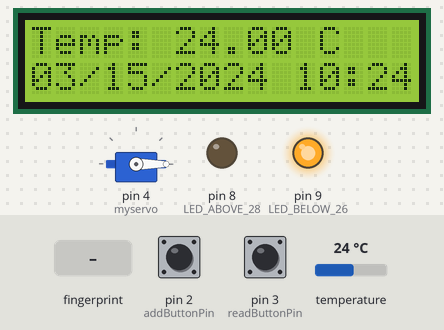
Simulated run of this sketch. Board: Arduino Uno, built with avr-gcc and run on an emulated ATmega328P. On the bench: 16×2 character LCD, servo, output pins drawn as LEDs (lit = HIGH). The test bench sets the inputs (shaded band); at power-on: pin 2 (addButtonPin) HIGH, pin 3 (readButtonPin) HIGH, temperature 24 °C. The local clock reads 2024-03-15 10:24:30 at power-on unless the sketch sets it; storage starts empty; what the sketch prints to the serial monitor is not drawn.

Above: at 3.0 s.
3.1 s: pin 2 (addButtonPin) pulled LOW for 2.2 s
At 7.8 s:
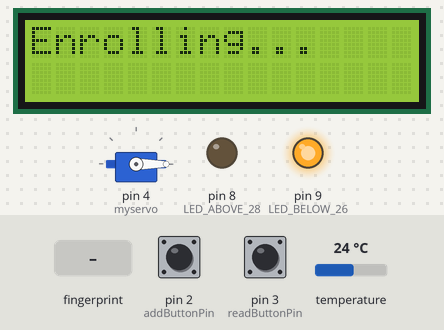
8.5 s: finger stored as number 1 placed on the sensor
At 9.2 s:
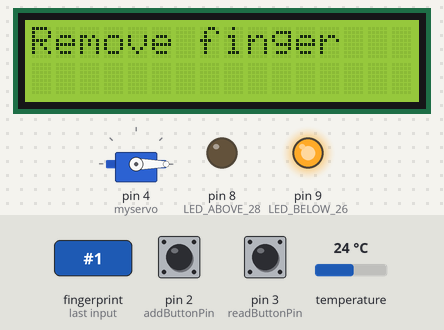
12.3 s: finger stored as number 1 placed on the sensor
At 14.6 s:
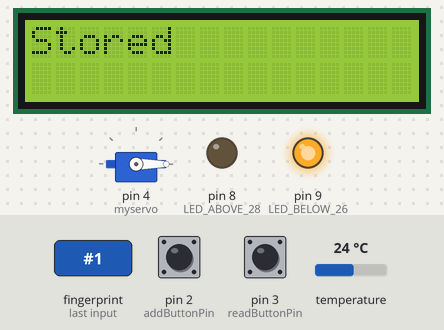
16.8 s: pin 3 (readButtonPin) pulled LOW for 2.2 s
At 21.0 s:
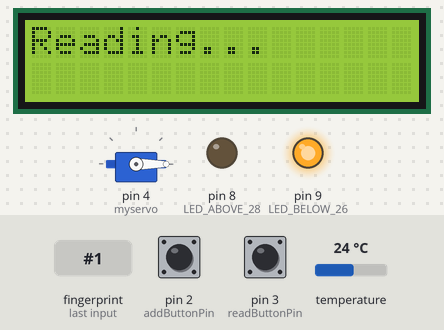
21.4 s: finger stored as number 1 placed on the sensor
At 23.8 s:
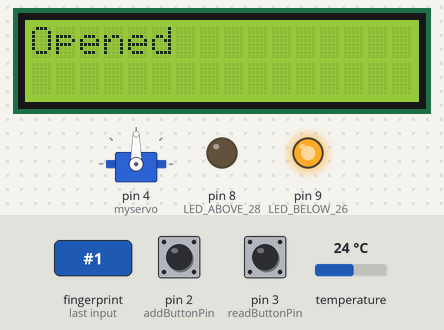
27.3 s: temperature set to 25.5 °C
At 28.6 s:
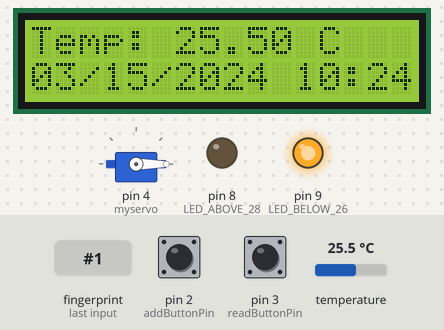
32.6 s: temperature set to 26.6 °C
Timing chart, 0 to 35.6 s (numbered marks = the images above; inputs shaded):
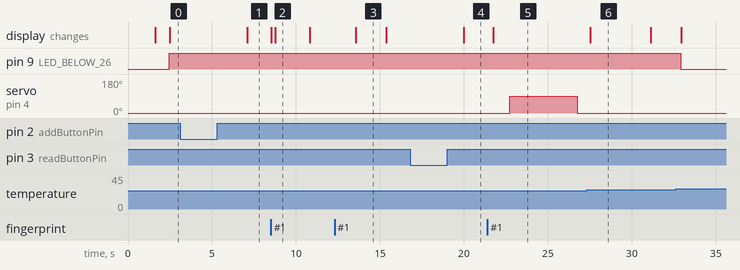

Measured:
- after the input at 3.1 s, the display: changes after 4.0 s (image 1)
- after the input at 8.5 s, the display: first changes at once (image 2 shows a later state)
- after the input at 12.3 s, the display: changes after 1.3 s (image 3)
- after the input at 16.8 s, the display: changes after 3.2 s (image 4)
- after the input at 21.4 s, servo on pin 4 (myservo): 0° → 90° after 1.3 s, → 0° 4.0 s later; the display: changes after 0.33 s (image 5)
- after the input at 32.6 s, pin 9 (LED_BELOW_26): HIGH → LOW after 0.31 s
- what the display in image 2 shows lasts 2.0 s, from 8.8 s to 10.8 s

The sketch:

fingerprint_scan.ino
```cpp
#include <Adafruit_Fingerprint.h>
#include <SoftwareSerial.h>
#include <Servo.h>
#include <LiquidCrystal_I2C.h>
#include <Wire.h>
#include <OneWire.h>
#include <DallasTemperature.h>
#include <RtcDS1302.h>
#include <SPI.h>
#include <SD.h>

// SD card adapter setup
File myFile; // declaration of file for logging to SD card
const int chipSelect = 53; // CS pin for SD card

// RTC setup
ThreeWire myWire(6,7,5); // IO, SCLK, CE
RtcDS1302<ThreeWire> Rtc(myWire);

// FingerPrint Sensor setup
SoftwareSerial mySerial(10, 11);  // RX, TX
Adafruit_Fingerprint finger = Adafruit_Fingerprint(&mySerial);
uint8_t id = 2; // Starting ID for enrolling fingerprints
Servo myservo; // servo declaration
// Button pin declarations
const int addButtonPin = 2;  // The pin number connected to the add button
const int readButtonPin = 3;  // The pin number connected to the read button

// LCD I2C address setup for a 16 chars and 2 line display
LiquidCrystal_I2C lcd(0x27, 16, 2);

// temperature sensor connection
#define ONE_WIRE_BUS 13

// LED pins connection
#define LED_ABOVE_28 8 // LED that turns on when temp is above 28°C
#define LED_BELOW_26 9 // LED that turns on when temp is below 26°C
// Setup a oneWire instance to communicate with any OneWire devices
OneWire oneWire(ONE_WIRE_BUS);

// Pass our oneWire reference to Dallas Temperature sensor
DallasTemperature sensors(&oneWire);

void setup() {
  Serial.begin(9600);

  while (!Serial); // Wait for serial port to connect
  Serial.println("\n\nFingerprint sensor setup");

  // SD card initialization
  pinMode(SS, OUTPUT);

  if (!SD.begin(chipSelect)) {
    Serial.println("Initialization failed!");
    return;
  }

  // Open the file
  myFile = SD.open("logss.txt", FILE_WRITE);
  if (myFile) {
    Serial.println("File opened successfully in setup.");
//    myFile.close();
  } else {
    Serial.println("Failed to open file in setup.");
  }

  // Set the button pins as input
  pinMode(addButtonPin, INPUT);
  pinMode(readButtonPin, INPUT);

  // Start temperature sensor and LCD initialization
  sensors.begin();
  lcd.init();
  lcd.backlight();


  // Initialize LED pins as outputs and turn them off
  pinMode(LED_ABOVE_28, OUTPUT);
  digitalWrite(LED_ABOVE_28, LOW);
  pinMode(LED_BELOW_26, OUTPUT);
  digitalWrite(LED_BELOW_26, LOW);

  delay(500);  // Short delay might help stabilize input readings

  // Initialize fingerprint sensor
  finger.begin(57600);
  if (finger.verifyPassword()) {
    Serial.println("Found fingerprint sensor!");
    lcd.print("Sensor detected");
  } else {
    Serial.println("Did not find fingerprint sensor :(");
    lcd.print("Sensor error");
    while (1) { delay(1); }
  }

  // servo attach and initial position setup
  myservo.attach(4);
  myservo.write(0);


  Serial.println("Temperature Sensor Ready");

  // RTC initialization
  Rtc.Begin();

  RtcDateTime compiled = RtcDateTime(__DATE__, __TIME__);
  printDateTime(compiled);
  Serial.println();

  if (!Rtc.IsDateTimeValid()) {
        Serial.println("RTC lost confidence in the DateTime!");
        Rtc.SetDateTime(compiled);
    }

    if (Rtc.GetIsWriteProtected()) {
        Serial.println("RTC was write protected, enabling writing now");
        Rtc.SetIsWriteProtected(false);
    }

    if (!Rtc.GetIsRunning()) {
        Serial.println("RTC was not actively running, starting now");
        Rtc.SetIsRunning(true);
    }

    RtcDateTime now = Rtc.GetDateTime();
    if (now < compiled) {
        Serial.println("RTC is older than compile time!  (Updating DateTime)");
        Rtc.SetDateTime(compiled);
    } else if (now > compiled) {
        Serial.println("RTC is newer than compile time. (this is expected)");
    } else if (now == compiled) {
        Serial.println("RTC is the same as compile time! (not expected but all is fine)");
    }
}
uint8_t readnumber(void) {
  uint8_t num = 0;

  while (num == 0) {
    while (! Serial.available());
    num = Serial.parseInt();
  }
  return num;
}
const int debounceDelay = 50;  // Delay in milliseconds to debounce the button
unsigned long lastDebounceTimeAdd = 0;  // Last time the output pin was toggled
unsigned long lastDebounceTimeRead = 0;  // Last time the output pin was toggled
bool lastButtonStateAdd = HIGH;  // the previous reading from the input pin
bool lastButtonStateRead = HIGH;  // the previous reading from the input pin

void loop() {
// Temperature measurement and display logic
  sensors.requestTemperatures();
  float tempC = sensors.getTempCByIndex(0);

  lcd.clear();
  lcd.setCursor(0, 0);

  if(tempC != DEVICE_DISCONNECTED_C)
  {
    lcd.print("Temp: ");
    lcd.print(tempC);
    lcd.print(" C");
    Serial.print("Temperature: ");
    Serial.print(tempC);
    Serial.println(" C");

    // Temperature-based LED control
    if(tempC > 28) {
      digitalWrite(LED_ABOVE_28, HIGH); // Turn on the LED for above 28°C
      digitalWrite(LED_BELOW_26, LOW);  // Ensure the other LED is off
    }
    else if(tempC < 26) {
      digitalWrite(LED_ABOVE_28, LOW);  // Ensure the above 28°C LED is off
      digitalWrite(LED_BELOW_26, HIGH); // Turn on the LED for below 26°C
    }
    else {
      // In the 26°C to 28°C range, turn both LEDs off
      digitalWrite(LED_ABOVE_28, LOW);
      digitalWrite(LED_BELOW_26, LOW);
    }
  }
  else {
    lcd.print("Error: No Sensor");
    Serial.println("Error: DS18B20 sensor disconnected");
    // Turn off both LEDs if there's a sensor error
    digitalWrite(LED_ABOVE_28, LOW);
    digitalWrite(LED_BELOW_26, LOW);
  }


//RTC date and time update
    RtcDateTime now = Rtc.GetDateTime();

    printDateTime(now);
    Serial.println();

    if (!now.IsValid()) {
        Serial.println("RTC lost confidence in the DateTime!");
    }

    delay(1000); // Wait before the next reading


// Fingerprint Sensor logic


  int currentButtonStateAdd = digitalRead(addButtonPin);
  int currentButtonStateRead = digitalRead(readButtonPin);

  // Only toggle the LED if the new button state is HIGH and different from the last state
  if ((millis() - lastDebounceTimeAdd) > debounceDelay) {
    if (currentButtonStateAdd != lastButtonStateAdd) {
      lastDebounceTimeAdd = millis();  // reset the debouncing timer
      if (currentButtonStateAdd == HIGH) {

        lcd.clear();
        lcd.setCursor(0, 0);
//        lcd.print();

        lcd.print("Enrolling...");
        Serial.println("Ready to enroll a fingerprint!");
        Serial.print("Enrolling ID #");
        Serial.println(id);
        enrollFingerprint();
        id++;
        delay(1000);
      }
    }
  }

  if ((millis() - lastDebounceTimeRead) > debounceDelay) {
    if (currentButtonStateRead != lastButtonStateRead) {
      lastDebounceTimeRead = millis();  // reset the debouncing timer
      if (currentButtonStateRead == HIGH) {
        lcd.clear();
        lcd.setCursor(0, 0);
//        lcd.print();


        lcd.print("Reading...");
        Serial.println("Place finger\n");

        readFingerprint();

      }
    }
  }

  lastButtonStateAdd = currentButtonStateAdd;
  lastButtonStateRead = currentButtonStateRead;
}

// print DateTime function
void printDateTime(const RtcDateTime& dt) {
    char datestring[20];

    snprintf_P(datestring,
            countof(datestring),
            PSTR("%02u/%02u/%04u %02u:%02u"),
            dt.Month(),
            dt.Day(),
            dt.Year(),
            dt.Hour(),
            dt.Minute());

    Serial.println("Date:"); // Print a label for the date
    lcd.setCursor(0, 1); // Move to the start of the second line
    lcd.print(datestring);
    Serial.println(datestring); // Print the formatted date and time
}

// fingerprint enrollment start
void enrollFingerprint() {
  Serial.println("Enrolling new fingerprint...");
  getFingerprintEnroll();
}

// fingerprint read start
void readFingerprint() {
  // Place your code for reading a fingerprint here
  Serial.println("Reading fingerprint...");
  // Assuming `getFingerprintIDez` is a function you've defined for reading
  getFingerprintIDez();
}


// Check if fingerprint already exists
uint8_t getFingerprintID() {
  uint8_t p = finger.getImage();
  switch (p) {
    case FINGERPRINT_OK:
      Serial.println("Image taken");
      break;
    case FINGERPRINT_NOFINGER:
      Serial.println("No finger detected");
      return p;
    case FINGERPRINT_PACKETRECIEVEERR:
      Serial.println("Communication error");
      return p;
    case FINGERPRINT_IMAGEFAIL:
      Serial.println("Imaging error");
      return p;
    default:
      Serial.println("Unknown error");
      return p;
  }

  // OK success!

  p = finger.image2Tz();
  switch (p) {
    case FINGERPRINT_OK:
      Serial.println("Image converted");
      break;
    case FINGERPRINT_IMAGEMESS:
      Serial.println("Image too messy");
      return p;
    case FINGERPRINT_PACKETRECIEVEERR:
      Serial.println("Communication error");
      return p;
    case FINGERPRINT_FEATUREFAIL:
      Serial.println("Could not find fingerprint features");
      return p;
    case FINGERPRINT_INVALIDIMAGE:
      Serial.println("Could not find fingerprint features");
      return p;
    default:
      Serial.println("Unknown error");
      return p;
  }

  // OK converted!
  p = finger.fingerFastSearch(); // Check if fingerprint already in system
  if (p == FINGERPRINT_OK) {

    Serial.println("Found a print match!");
  } else if (p == FINGERPRINT_PACKETRECIEVEERR) {
    Serial.println("Communication error");
    return p;
  } else if (p == FINGERPRINT_NOTFOUND) {
    Serial.println("Did not find a match");
    return p;
  } else {
    Serial.println("Unknown error");
    return p;
  }

  // found a match
  Serial.print("Found ID #"); Serial.print(finger.fingerID);

  Serial.print(" with confidence of "); Serial.println(finger.confidence);

//  lcd.print(finger.fingerID);
  return finger.fingerID;
}

// returns -1 if failed, otherwise returns ID #
int getFingerprintIDez() {

  int p = FINGERPRINT_NOFINGER;
  while (p == FINGERPRINT_NOFINGER) {
    p = finger.getImage();
  }
  if (p != FINGERPRINT_OK)  return -1;
  p = finger.image2Tz();
  if (p != FINGERPRINT_OK)  return -1;

  p = finger.fingerFastSearch();
  if (p != FINGERPRINT_OK){
    lcd.clear();
    lcd.setCursor(0, 0);
    lcd.print("Failed.Try again");
    return -1;
  }

  // found a match
  Serial.print("Found ID #"); Serial.print(finger.fingerID);
  Serial.print(" with confidence of "); Serial.println(finger.confidence);
  lcd.clear();
  lcd.setCursor(0, 0);
  lcd.print("Opened");
  logEvent("Door opened", finger.fingerID); // Log door opening to SD

  myservo.write(90); // open servo lock
  delay(4000); // wait for 4 seconds
  myservo.write(0); // close servo lock
//  delay(1000);
  return finger.fingerID;
}


// enroll new fingerprint into system
uint8_t getFingerprintEnroll() {

  int p = -1;
  Serial.print("Waiting for valid finger to enroll as #"); Serial.println(id);
  while (p != FINGERPRINT_OK) {
    p = finger.getImage(); // get finger image
    switch (p) {
    case FINGERPRINT_OK:
      Serial.println("Image taken");
      lcd.clear();
      lcd.setCursor(0, 0);
      lcd.print("Image taken"); // Notify using LCD that image was taken
      break;
    case FINGERPRINT_NOFINGER:
      Serial.println(".");
      break;
    case FINGERPRINT_PACKETRECIEVEERR:
      Serial.println("Communication error");
      break;
    case FINGERPRINT_IMAGEFAIL:
      Serial.println("Imaging error");
      break;
    default:
      Serial.println("Unknown error");
      break;
    }
  }

  // OK success!

  p = finger.image2Tz(1);
  switch (p) {
    case FINGERPRINT_OK:
      Serial.println("Image converted");
      break;
    case FINGERPRINT_IMAGEMESS:
      Serial.println("Image too messy");
      return p;
    case FINGERPRINT_PACKETRECIEVEERR:
      Serial.println("Communication error");
      return p;
    case FINGERPRINT_FEATUREFAIL:
      Serial.println("Could not find fingerprint features");
      return p;
    case FINGERPRINT_INVALIDIMAGE:
      Serial.println("Could not find fingerprint features");
      return p;
    default:
      Serial.println("Unknown error");
      return p;
  }

  Serial.println("Remove finger");
  lcd.clear();
  lcd.setCursor(0, 0);
  lcd.print("Remove finger");
  delay(2000);
  p = 0;
  while (p != FINGERPRINT_NOFINGER) {
    p = finger.getImage();
  }
  Serial.print("ID "); Serial.println(id);
  p = -1;
  Serial.println("Place same finger again");
  lcd.clear();
  lcd.setCursor(0, 0);
  lcd.print("Place again");
  while (p != FINGERPRINT_OK) {
    p = finger.getImage();
    switch (p) {
    case FINGERPRINT_OK:
      Serial.println("Image taken");
      break;
    case FINGERPRINT_NOFINGER:
      Serial.print(".");
      break;
    case FINGERPRINT_PACKETRECIEVEERR:
      Serial.println("Communication error");
      break;
    case FINGERPRINT_IMAGEFAIL:
      Serial.println("Imaging error");
      break;
    default:
      Serial.println("Unknown error");
      break;
    }
  }

  // OK success!

  p = finger.image2Tz(2);
  switch (p) {
    case FINGERPRINT_OK:
      Serial.println("Image converted");
      break;
    case FINGERPRINT_IMAGEMESS:
      Serial.println("Image too messy");
      return p;
    case FINGERPRINT_PACKETRECIEVEERR:
      Serial.println("Communication error");
      return p;
    case FINGERPRINT_FEATUREFAIL:
      Serial.println("Could not find fingerprint features");
      return p;
    case FINGERPRINT_INVALIDIMAGE:
      Serial.println("Could not find fingerprint features");
      return p;
    default:
      Serial.println("Unknown error");
      return p;
  }

  // OK converted!
  Serial.print("Creating model for #");  Serial.println(id);

  p = finger.createModel();
  if (p == FINGERPRINT_OK) {
    Serial.println("Prints matched!");
    logEvent("Finderprint added", finger.fingerID); // Log fingerprint addition to SD
  } else if (p == FINGERPRINT_PACKETRECIEVEERR) {
    Serial.println("Communication error");
    return p;
  } else if (p == FINGERPRINT_ENROLLMISMATCH) {
    Serial.println("Fingerprints did not match");
    lcd.clear();
    lcd.setCursor(0, 0);
    lcd.print("Missmatch");
    delay(1000);

    return p;
  } else {
    Serial.println("Unknown error");
    return p;
  }

  Serial.print("ID "); Serial.println(id);
  p = finger.storeModel(id); // Store fingerprint
  if (p == FINGERPRINT_OK) {
    Serial.println("Stored!");
    lcd.clear();
    lcd.setCursor(0, 0);
    lcd.print("Stored");
//    logEvent("Fingerprint added", id);
  } else if (p == FINGERPRINT_PACKETRECIEVEERR) {
    Serial.println("Communication error");
    return p;
  } else if (p == FINGERPRINT_BADLOCATION) {
    Serial.println("Could not store in that location");
    return p;
  } else if (p == FINGERPRINT_FLASHERR) {
    Serial.println("Error writing to flash");
    return p;
  } else {
    Serial.println("Unknown error");
    return p;
  }
}


void logEvent(const char* event, int id) {
  RtcDateTime now = Rtc.GetDateTime();  // Get current DateTime
//  myFile = SD.open("test.txt", FILE_WRITE);

  if (myFile) {
    Serial.println("IN MY FILE");

    char datestring[32]; // datetime in readable format
    snprintf(datestring, sizeof(datestring), "%02u/%02u/%04u %02u:%02u",
             now.Month(), now.Day(), now.Year(), now.Hour(), now.Minute());

    //  ID to the SD
    myFile.print("ID: ");
    myFile.print(id);
    myFile.print(", ");

    // event description SD
    myFile.print(event);
    myFile.print(", ");

    // formatted datetime to SD
    myFile.println(datestring);
    Serial.println("WE ADDED INTO LOG FILE");
    myFile.flush();
//    myFile.close();
    delay(1000);
    Serial.println("Event logged and file closed.");\

  } else {
    Serial.println("Error opening file to log event.");
  }
}

// Close SD File
void closeFile() {
  if (myFile) {
    myFile.close();
    Serial.println("File closed successfully.");
  }
}
```
